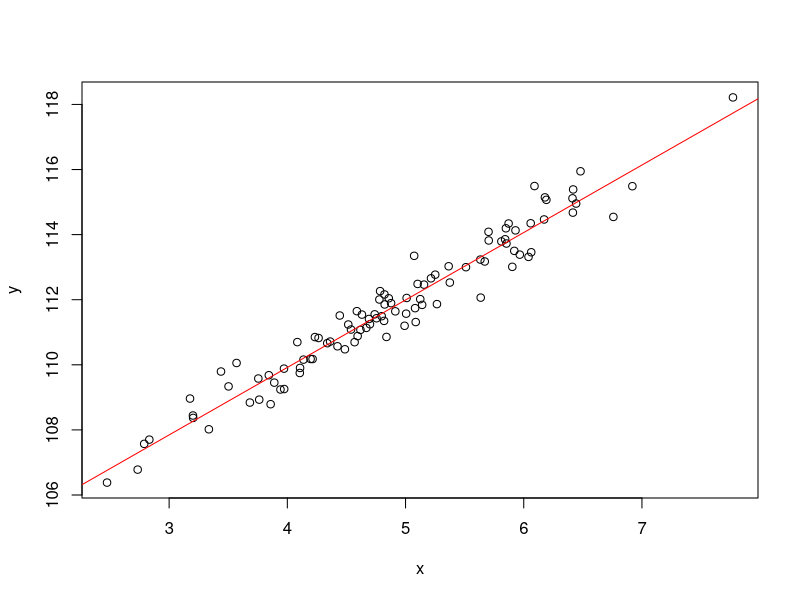
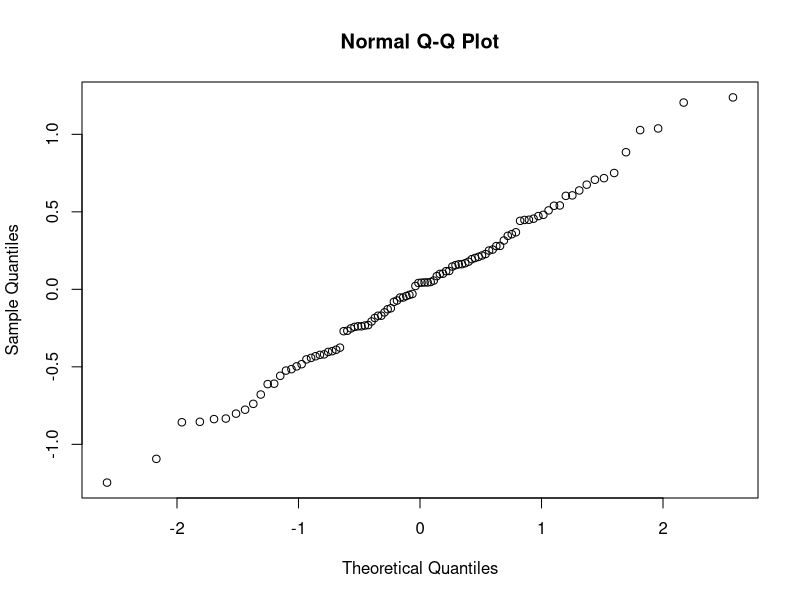
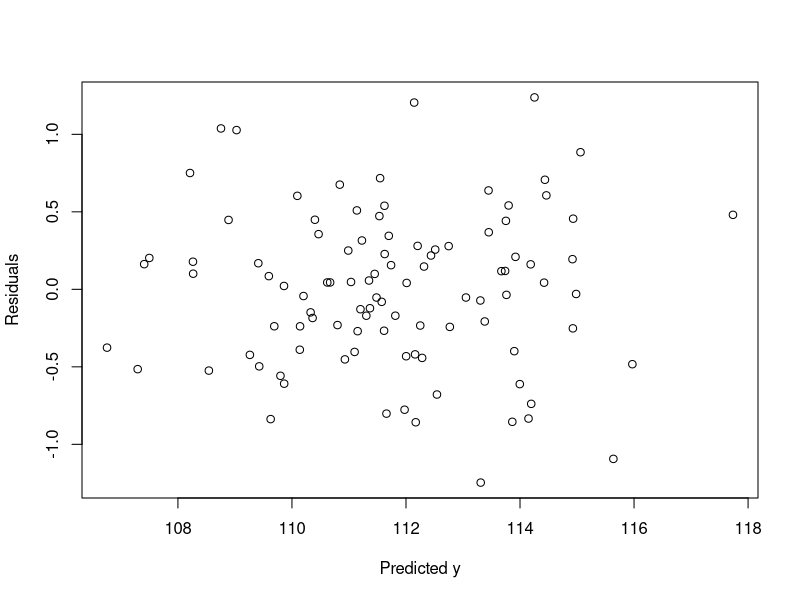
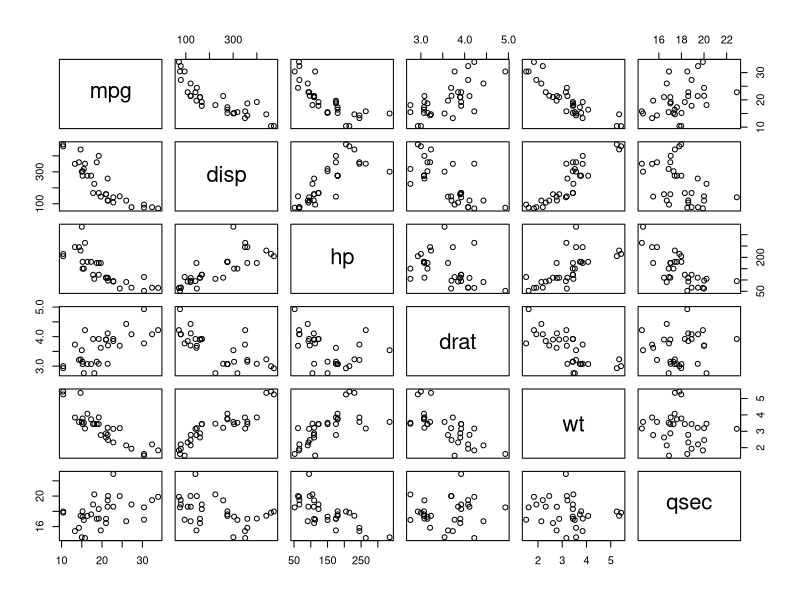
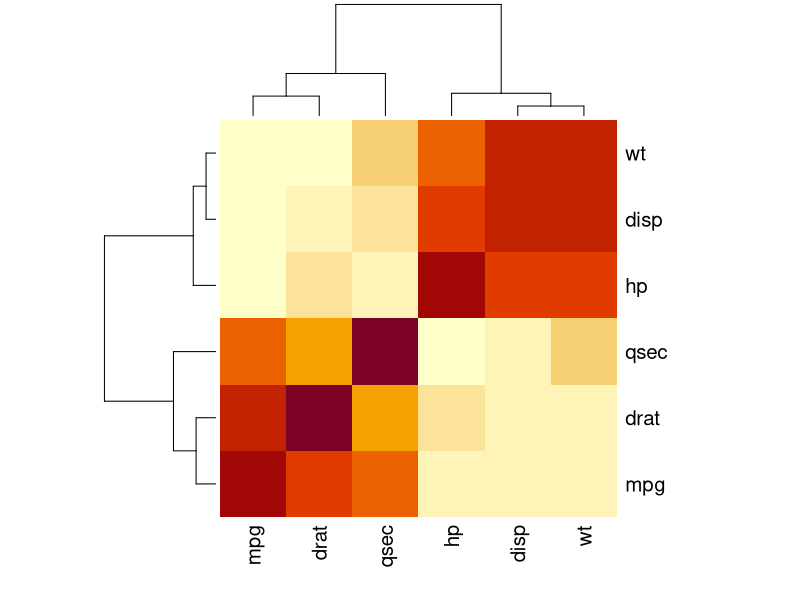
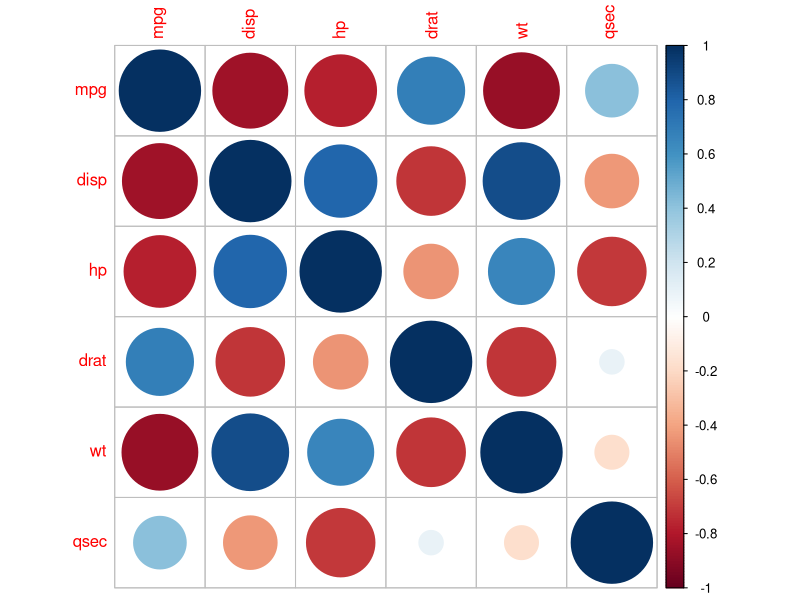

Source code (R) for these figures, in order: (Note: this script raises an error after producing the figures.)
# Linear Regression using R

x <- rnorm(100,5,1)
y <- 100 + 2*x + rnorm(100,2,0.5)

m1 <- lm(y~x)
summary(m1)

anova(m1)

plot(x,y)
abline(lm(y~x), col="red")

residuals(m1)
qqnorm(residuals(m1))

yhat <- predict(m1)
resid.calc <- y-yhat

plot(yhat,residuals(m1), xlab="Predicted y", ylab="Residuals")

xnew <- data.frame(x=rnorm(25,5,1))
xnew
ynew <- predict(m1, newdata=xnew)
ynew

install.packages("car")
library(car)
data("mtcars")
head(mtcars)

library(dplyr)
mt1 <- mtcars %>% select(mpg, disp, hp, drat, wt, qsec)
View(mt1)

pairs(mt1)
ctm1 <- cor(mt1)

install.packages("corrplot")
heatmap(cor(mt1))
library(corrplot)
corrplot(ctm1)

m2 <- lm(mpg~., data=mt1)
summary(m2)
vif(m2)

m3 <- lm(mpg ~ hp + drat + wt + qsec, data=mt1)
summary(m3)
vif(m3)

m3 <- lm(mpg ~ .-disp - hp, data=mt1)
summary(m3)
vif(m3)

# analysis of variance
anova(m4)